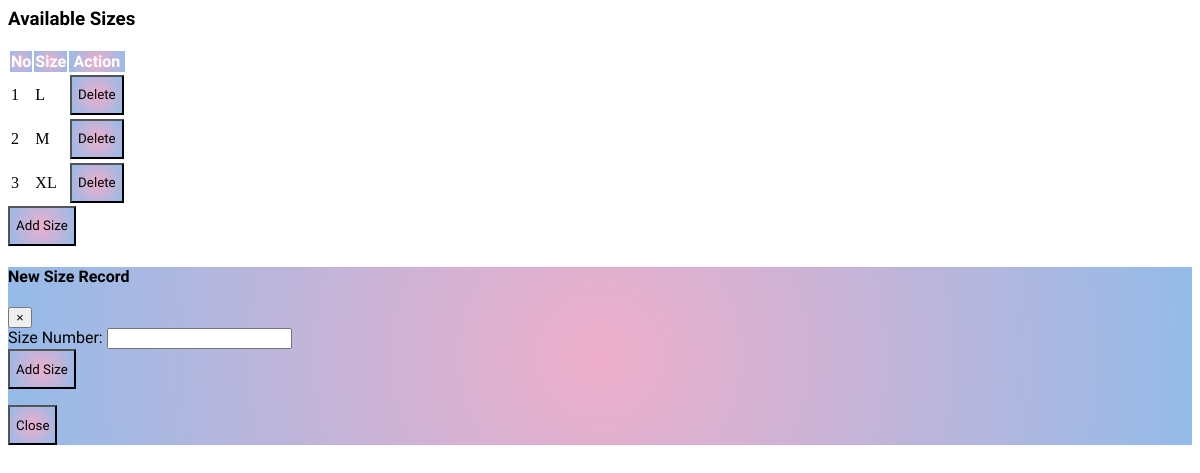
The app's page /adminView/viewSizes.php with its own data.
### tables this page shows
CREATE TABLE `sizes` (
  `size_id` int(11) NOT NULL,
  `size_name` varchar(100) NOT NULL
);

### adminView/viewSizes.php (the view, shortened to what this page needs)
<div >
  <h3>Available Sizes</h3>
  <table class="table ">
    <thead>
      <tr>
        <th class="text-center">No</th>
        <th class="text-center">Size</th>
        <th class="text-center" colspan="2">Action</th>
      </tr>
    </thead>
    <?php
      include_once "../config/dbconnect.php";
      $sql="SELECT * from sizes";
      $result=$conn-> query($sql);
      $count=1;
      if ($result-> num_rows > 0){
        while ($row=$result-> fetch_assoc()) {
    ?>
    <tr>
      <td><?=$count?></td>
      <td><?=$row["size_name"]?></td>
      <td><button class="btn btn-danger" style="height:40px" onclick="sizeDelete('<?=$row['size_id']?>')">Delete</button></td>
      </tr>
      <?php
            $count=$count+1;
          }
        }
      ?>
  </table>
  <button type="button" class="btn btn-secondary" style="height:40px" data-toggle="modal" data-target="#myModal">
    Add Size
  </button>
  <div class="modal fade" id="myModal" role="dialog">
    <div class="modal-dialog">
      <div class="modal-content">
        <div class="modal-header">
          <h4 class="modal-title">New Size Record</h4>
          <button type="button" class="close" data-dismiss="modal">&times;</button>
        </div>
        <div class="modal-body">
          <form  enctype='multipart/form-data' action="./controller/addSizeController.php" method="POST">
            <div class="form-group">
              <label for="size">Size Number:</label>
              <input type="text" class="form-control" name="size" required>
            </div>
            <div class="form-group">
              <button type="submit" class="btn btn-secondary" name="upload" style="height:40px">Add Size</button>
            </div>
          </form>
        </div>
        <div class="modal-footer">
          <button type="button" class="btn btn-default" data-dismiss="modal" style="height:40px">Close</button>
        </div>
      </div>
    </div>
  </div>
</div>

### adminView/viewSizes.php (style rules this page uses)
h3 { font-family: 'Belanosima', sans-serif; }
h4 { font-family: 'Belanosima', sans-serif; }
.table th { color:white; font-family: 'Belanosima', sans-serif; background-color:black; background: rgb(238,174,202); background: radial-gradient(circle, rgba(238,174,202,1) 0%, rgba(148,187,233,1) 100%); }
.btn-danger { background: rgb(238,174,202); background: radial-gradient(circle, rgba(238,174,202,1) 0%, rgba(148,187,233,1) 100%); font-family: 'Belanosima', sans-serif; }
.modal-content { background: rgb(238,174,202); background: radial-gradient(circle, rgba(238,174,202,1) 0%, rgba(148,187,233,1) 100%); }
.btn-secondary { background: rgb(238,174,202); background: radial-gradient(circle, rgba(238,174,202,1) 0%, rgba(148,187,233,1) 100%); font-family: 'Belanosima', sans-serif; }
.form-group label { font-family: 'Belanosima', sans-serif; }
.btn-default { background: rgb(238,174,202); background: radial-gradient(circle, rgba(238,174,202,1) 0%, rgba(148,187,233,1) 100%); font-family: 'Belanosima', sans-serif; }

### records on screen
sizes: size_name "L"
sizes: size_name "M"
sizes: size_name "XL"
